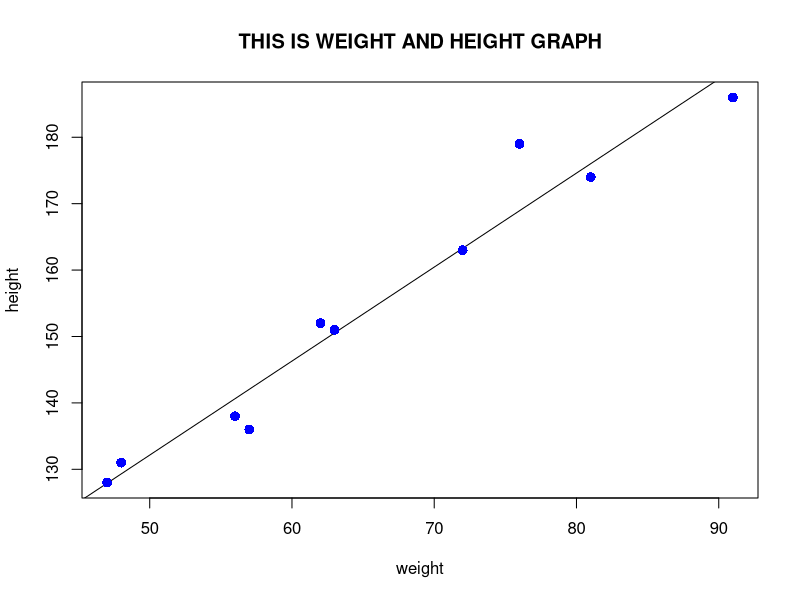

R code for this plot:
getwd()
setwd("G:/DATA ANALYST/code")
x <- c(151, 174, 138, 186, 128, 136, 179, 163, 152, 131)

# The resposne vector.
y <- c(63, 81, 56, 91, 47, 57, 76, 72, 62, 48)

# Apply the lm() function.
relation <- lm(y~x)

# Find weight of a person with height 170.
a <- data.frame(x = 170)
result <-  predict(relation,a)
print(result)
png(file="linear.png")
plot(y,x,abline(lm(x~y)),col="blue",cex=1.3,pch=16,main = "THIS IS WEIGHT AND HEIGHT GRAPH",xlab = "weight",ylab = "height")
# for saving the files.
dev.off()
